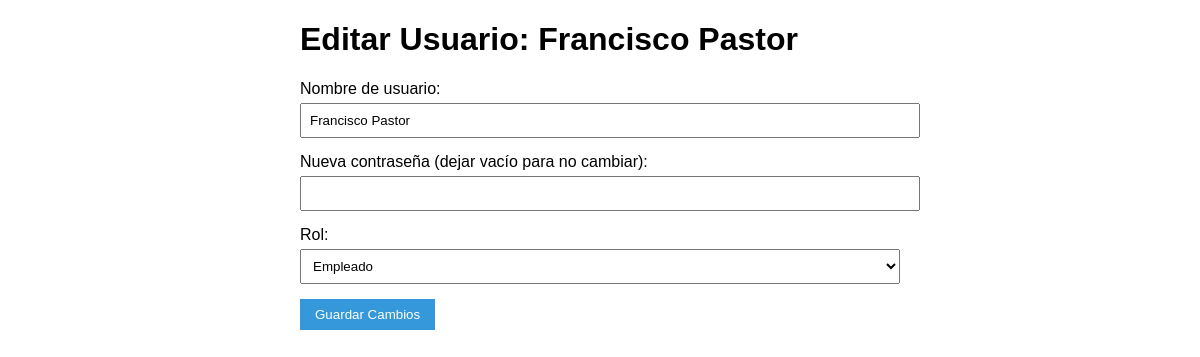
The page /tiempo_trabajo/admin/editar_usuario.php?id=3 (signed in) on the database its author committed.
### tables this page shows
CREATE TABLE `usuarios` (
  `id` int NOT NULL,
  `trabajador_id` int DEFAULT NULL,
  `username` varchar(50) NOT NULL,
  `password_hash` varchar(255) NOT NULL,
  `rol` enum('admin','supervisor','empleado') DEFAULT 'empleado',
  `activo` tinyint(1) DEFAULT '1',
  `fecha_creacion` timestamp NULL DEFAULT CURRENT_TIMESTAMP
);

CREATE TABLE `trabajadores` (
  `id` int NOT NULL,
  `nombre` varchar(50) NOT NULL,
  `apellido` varchar(50) NOT NULL,
  `dni` varchar(9) NOT NULL,
  `telefono` varchar(15) NOT NULL,
  `email` varchar(100) NOT NULL,
  `departamento` varchar(50) NOT NULL
);

### tiempo_trabajo/admin/editar_usuario.php (the view, shortened to what this page needs)
<?php
require '../auth.php';
$usuario_id = $_GET['id'];
$stmt = $pdo->prepare("
    SELECT u.*, t.nombre, t.apellido
    FROM usuarios u
    JOIN trabajadores t ON u.trabajador_id = t.id
    WHERE u.id = ?
");
$stmt->execute([$usuario_id]);
$usuario = $stmt->fetch();
?>
<!DOCTYPE html>
<html lang="es">
<head>
</head>
<body>
    <div class="container">
        <h1>Editar Usuario: <?= htmlspecialchars($usuario['nombre'] . ' ' . $usuario['apellido']) ?></h1>
        <form method="post">
            <div class="form-group">
                <label>Nombre de usuario:</label>
                <input type="text" name="username" value="<?= htmlspecialchars($usuario['username']) ?>" required>
            </div>
            <div class="form-group">
                <label>Nueva contraseña (dejar vacío para no cambiar):</label>
                <input type="password" name="password">
            </div>
            <div class="form-group">
                <label>Rol:</label>
                <select name="rol" required>
                    <option value="empleado" <?= $usuario['rol'] === 'empleado' ? 'selected' : '' ?>>Empleado</option>
                </select>
            </div>
            <button type="submit" class="btn">Guardar Cambios</button>
        </form>
    </div>
</body>
</html>

### tiempo_trabajo/admin/editar_usuario.php (style rules this page uses)
body { font-family: Arial, sans-serif; margin: 20px; }
.container { max-width: 600px; margin: 0 auto; }
.form-group { margin-bottom: 15px; }
label { display: block; margin-bottom: 5px; }
input, select { width: 100%; padding: 8px; }
.btn { padding: 8px 15px; background: #3498db; color: white; border: none; cursor: pointer; }

### rows shown on the page
usuarios: trabajador.apellido "Francisco Pastor", username "Francisco Pastor", rol "Empleado"
